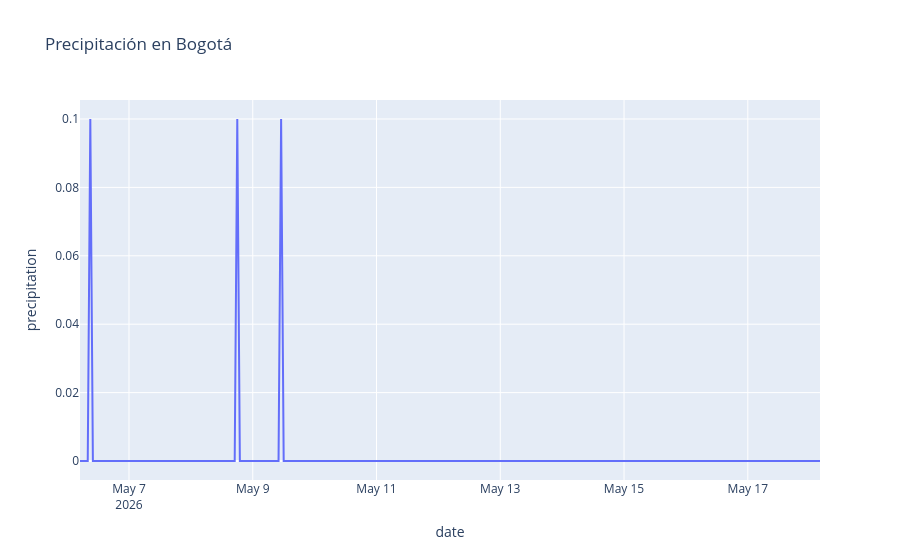

Notebook code cell kept with this figure:
### Code cell
fig = px.line(df, x='date', y='precipitation', title='Precipitación en Bogotá')
fig.show()

### Figure 1 — Plotly figure (JSON) as saved in the notebook; plotly's stock layout.template omitted (floating-point values rounded to 4 significant figures; data arrays with more than 128 entries replaced by an {"elided": "..."} marker saying what was removed)
{"data": [{"hovertemplate": "date=%{x}<br>precipitation=%{y}<extra></extra>", "legendgroup": "", "line": {"color": "#636efa", "dash": "solid"}, "marker": {"symbol": "circle"}, "mode": "lines", "name": "", "orientation": "v", "showlegend": false, "type": "scatter", "x": {"elided": "288 str values"}, "xaxis": "x", "y": {"elided": "288 float values"}, "yaxis": "y"}], "layout": {"legend": {"tracegroupgap": 0}, "title": {"text": "Precipitación en Bogotá"}, "xaxis": {"anchor": "y", "domain": [0, 1], "title": {"text": "date"}}, "yaxis": {"anchor": "x", "domain": [0, 1], "title": {"text": "precipitation"}}}}
